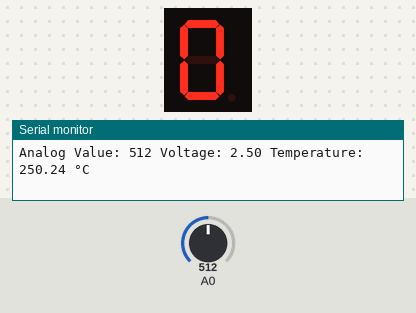
The sketch below on a simulated Arduino Uno, built with avr-gcc and run on an emulated ATmega328P. Shown: 1-digit seven-segment display, the last lines printed to the serial monitor. Wiring (inferred from the names in the program): 1-digit 7-segment display, segments lit when LOW: segments pin 2, pin 3, pin 4, pin 5, pin 6, pin 7, pin 8. Inputs (shaded band) come from the test bench; at power-on: A0 = 512. The segment pins are drawn as the display they are named for.

Above: at 1.8 s.
1.9 s: A0 set to 122
At 3.2 s:
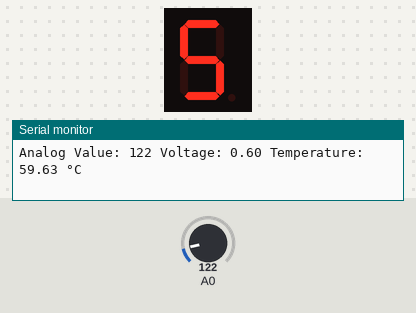
3.5 s: A0 set to 90
At 4.9 s:
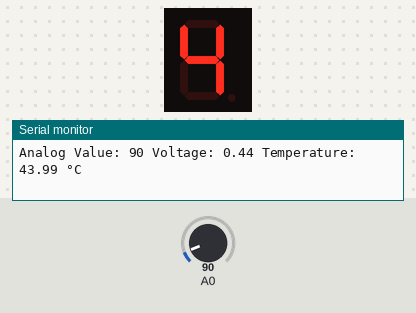
Timing chart, 0 to 6.5 s (numbered marks = the images above; inputs shaded):
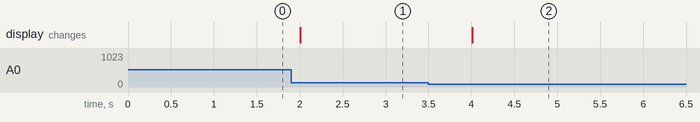

Measured:
- after the input at 1.9 s, the display: changes after 0.10 s (image 1)
- after the input at 3.5 s, the display: changes after 0.51 s (image 2)

The sketch:

ADC_7-segment_9.ino
```cpp
const int segA = 2;
const int segB = 3;
const int segC = 4;
const int segD = 5;
const int segE = 6;
const int segF = 7;
const int segG = 8;

const int SEG_ON = LOW;   // Change to LOW if using common anode
const int SEG_OFF = HIGH;   // Change to HIGH if using common anode

// 7-segment display digit representations
const int digits[10][7] =
{
  {1, 1, 1, 1, 1, 1, 0},  // 0
  {0, 1, 1, 0, 0, 0, 0},  // 1
  {1, 1, 0, 1, 1, 0, 1},  // 2
  {1, 1, 1, 1, 0, 0, 1},  // 3
  {0, 1, 1, 0, 0, 1, 1},  // 4
  {1, 0, 1, 1, 0, 1, 1},  // 5
  {1, 0, 1, 1, 1, 1, 1},   //6
  {1, 1, 1, 0, 0, 0, 0},   //7
  {1, 1, 1, 1, 1, 1, 1},   //8
  {1, 1, 1, 0, 0, 1, 1}    //9
};

// Function to display a digit on the seven-segment display
void displayDigit(int digit)
{
  if (digit <0 || digit >9)
    return; // Validate input

  digitalWrite(segA,digits[digit][0] ? SEG_ON : SEG_OFF);
  digitalWrite(segB,digits[digit][1] ? SEG_ON : SEG_OFF);
  digitalWrite(segC,digits[digit][2] ? SEG_ON : SEG_OFF);
  digitalWrite(segD,digits[digit][3] ? SEG_ON : SEG_OFF);
  digitalWrite(segE,digits[digit][4] ? SEG_ON : SEG_OFF);
  digitalWrite(segF,digits[digit][5] ? SEG_ON : SEG_OFF);
  digitalWrite(segG,digits[digit][6] ? SEG_ON : SEG_OFF);
}

void setup()
{
  pinMode(segA, OUTPUT);
  pinMode(segB, OUTPUT);
  pinMode(segC, OUTPUT);
  pinMode(segD, OUTPUT);
  pinMode(segE, OUTPUT);
  pinMode(segF, OUTPUT);
  pinMode(segG, OUTPUT);

  Serial.begin(9600);
}

void loop()
{
  int analogValue = analogRead(A0);
  float voltage = analogValue * (5.0 /1023.0); // Convert analog value to voltage

  Serial.print("Analog Value: ");
  Serial.print(analogValue);
  Serial.print(" Voltage: ");
  Serial.print(voltage);

  float temp = voltage *100; // Convert voltage to temperature in Celsius
  Serial.print(" Temperature: ");
  Serial.print(temp);
  Serial.println(" °C");

  int digit = static_cast<int>(temp);

  if (digit < 0 || digit > 100)
  {
      digit =0; // Ensure we don't try to access a negative index.
  }

  int tensDigit = digit /10; // Tens place (integer division)

  displayDigit(tensDigit); // Call the modular display function

  delay(1000); // Delay for readability
}
```
